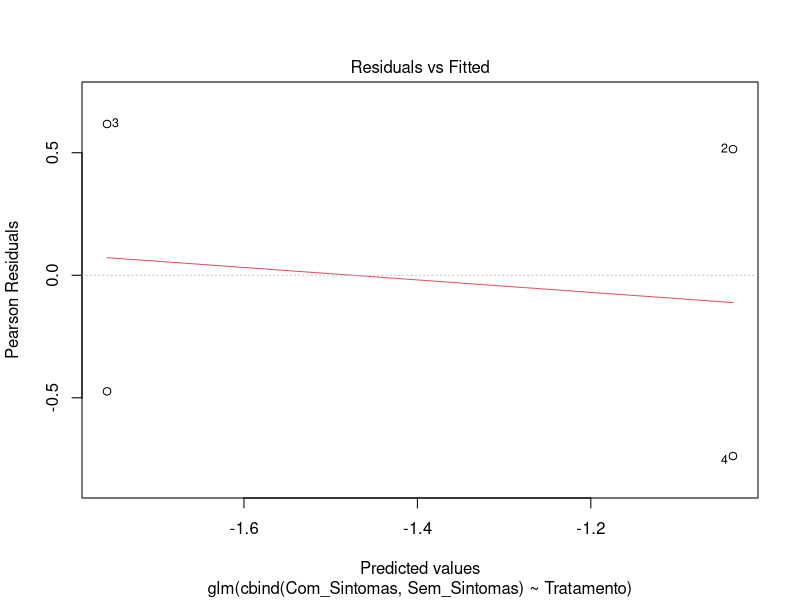
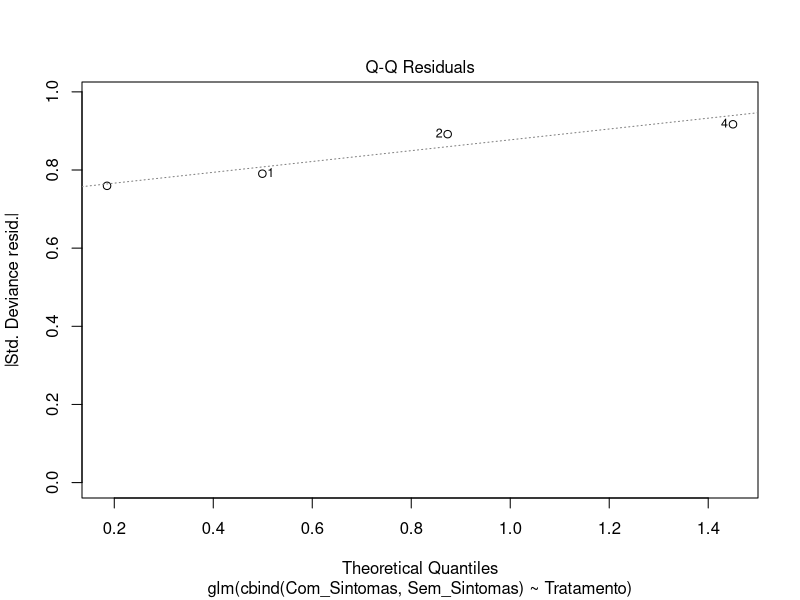
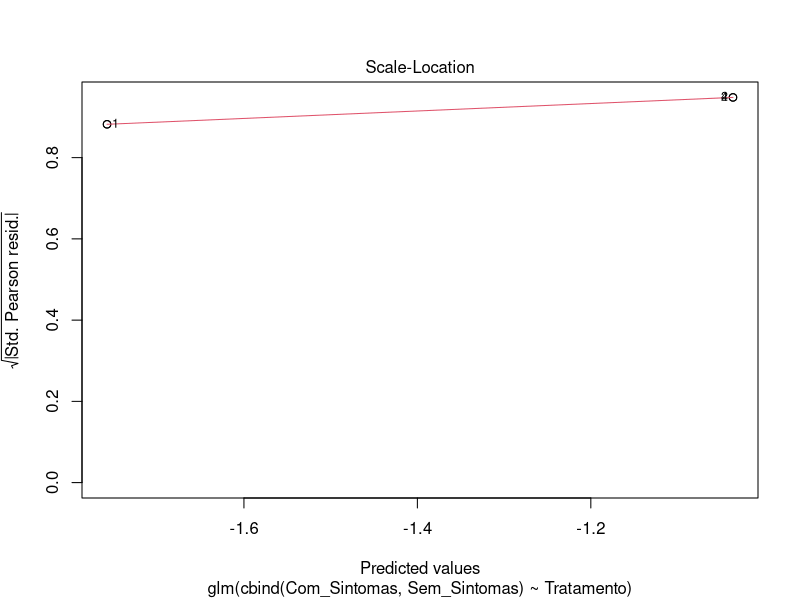
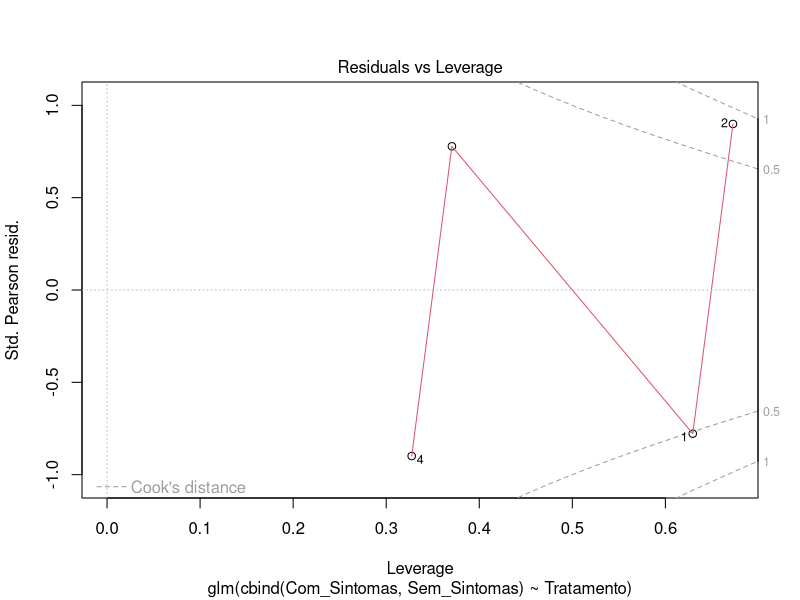

Here is the R script that generated these plots, in order: (Note: this script raises an error after producing the figures.)
## ---- chunk 1
dados_ex8 <- data.frame(
  Raca = c("Branca", "Branca", "Negra", "Negra"),
  Tratamento = c("Imediatamente", "Mais_tarde", "Imediatamente", "Mais_tarde"),
  Com_Sintomas = c(14, 32, 11, 12),
  Sem_Sintomas = c(93, 81, 52, 43)
)

# Convertendo variáveis de texto em fatores
dados_ex8$Raca <- as.factor(dados_ex8$Raca)
dados_ex8$Tratamento <- as.factor(dados_ex8$Tratamento)
## ---- chunk 2
# Como os dados estão agrupados, precisamos modelar as respostas de sucesso e fracasso usando a função cbind()

modelo_ex8 <- glm(cbind(Com_Sintomas, Sem_Sintomas) ~ Raca + Tratamento,
                  family = binomial(link = "logit"), data = dados_ex8)

summary(modelo_ex8)
## ---- chunk 3
abs(1-1.3835/1)
## ---- chunk 4
modelo_ex8_reduzido <- glm(cbind(Com_Sintomas, Sem_Sintomas) ~ Tratamento,
                  family = binomial(link = "logit"), data = dados_ex8)

summary(modelo_ex8_reduzido)
## ---- chunk 5
abs(1-1.4206/2)
## ---- chunk 6
# Teste da Razão de Verossimilhança (Likelihood Ratio Test)
anova(modelo_ex8, modelo_ex8_reduzido, test = "Chisq")
## ---- chunk 7
library(broom)
library(knitr)

# Extrair os resultados, aplicando a exponencial para obter as Odds Ratios
resultados_tidy <- tidy(modelo_ex8_reduzido, exponentiate = TRUE, conf.int = TRUE)

# Gerar uma tabela elegante
kable(resultados_tidy, digits = 3, caption = "Estimativas do Modelo Logístico (Odds Ratios)")
## ---- chunk 8
plot(modelo_ex8_reduzido)
## ---- chunk 9
modelo_ex8_reduzido$fitted.values
## ---- chunk 10
exp(coef(modelo_ex8_reduzido))
## ---- chunk 11
exp(confint(modelo_ex8_reduzido))
## ---- chunk 12
dados_individuais <- dados_ex8 %>%
  # Transformar colunas de sintomas em linhas
  pivot_longer(cols = c(Com_Sintomas, Sem_Sintomas), 
               names_to = "Status", 
               values_to = "Contagem") %>%
  # Multiplicar as linhas com base na contagem
  uncount(Contagem) %>%
  # Criar a variável resposta binária (1 = Com Sintomas, 0 = Sem Sintomas)
  mutate(
    Sintomas_Num = ifelse(Status == "Com_Sintomas", 1, 0),
    # Garantir que "Imediatamente" é a categoria de referência
    Tratamento = factor(Tratamento, levels = c("Imediatamente", "Mais_tarde")),
    Raca = factor(Raca)
  )

# Verificar a estrutura (deve retornar 338 linhas)
str(dados_individuais)
## ---- chunk 13
# Ajustar os três modelos
modelo_logit <- glm(Sintomas_Num ~ Tratamento, 
                    family = binomial(link = "logit"), data = dados_individuais)

summary(modelo_logit)
## ---- chunk 14
modelo_probit <- glm(Sintomas_Num ~ Tratamento, 
                     family = binomial(link = "probit"), data = dados_individuais)

modelo_cloglog <- glm(Sintomas_Num ~ Tratamento, 
                      family = binomial(link = "cloglog"), data = dados_individuais)

# Comparar a qualidade do ajuste
AIC(modelo_logit, modelo_probit, modelo_cloglog)
## ---- chunk 15
library(boot)

# Função personalizada para extrair a Odds Ratio do modelo ajustado
obter_or <- function(data, indices) {
  # O boot envia os índices da reamostragem, precisamos filtrar os dados
  d <- data[indices, ] 
  modelo <- glm(Sintomas_Num ~ Tratamento, 
                family = binomial(link = "logit"), data = d)
  
  # Extrair o coeficiente e aplicar a exponencial
  estimativa_or <- exp(coef(modelo)["TratamentoMais_tarde"])
  return(estimativa_or)
}

# Fixar semente para reprodutibilidade
set.seed(2026)

# Executar o bootstrap com 2000 replicações
resultados_boot <- boot(data = dados_individuais, statistic = obter_or, R = 2000)

# Visualizar a distribuição das estimativas de reamostragem
plot(resultados_boot)

# Calcular os intervalos de confiança via Bootstrap (Percentil e BCa)
boot.ci(resultados_boot, type = c("perc", "bca"))
